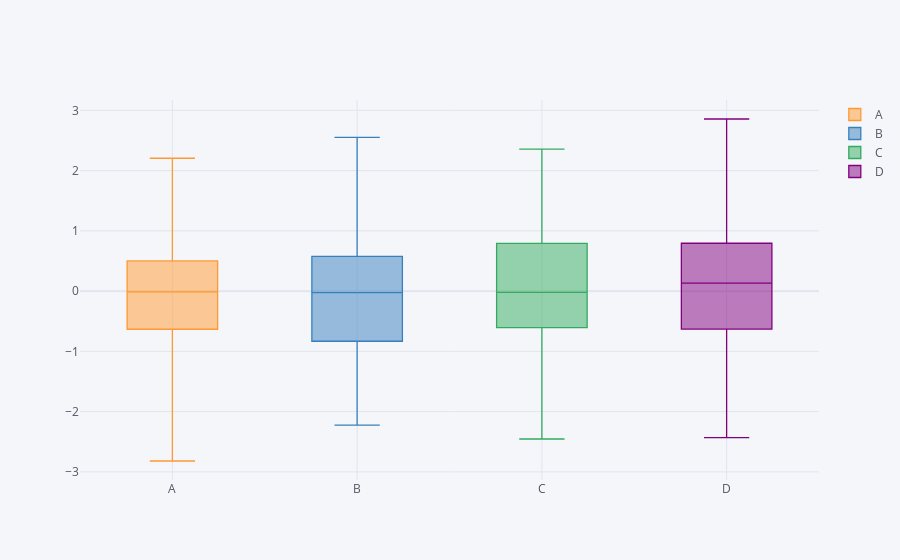

The cell this chart's notebook holds for it:
### Markdown cell above
### Boxplots

### Code cell
df.iplot(kind="box")
